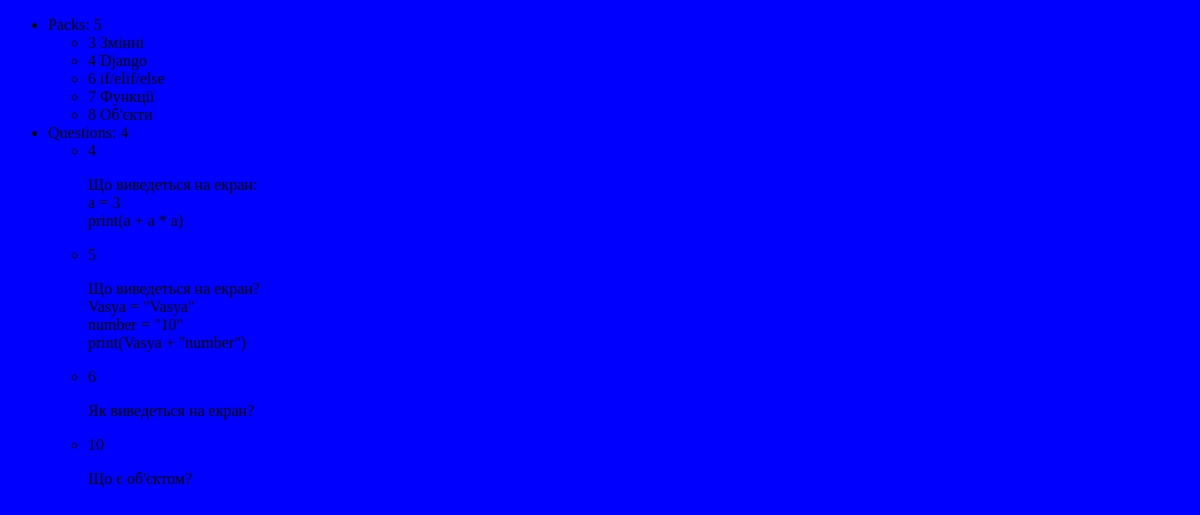
Before: /catalog/ with the older database file.
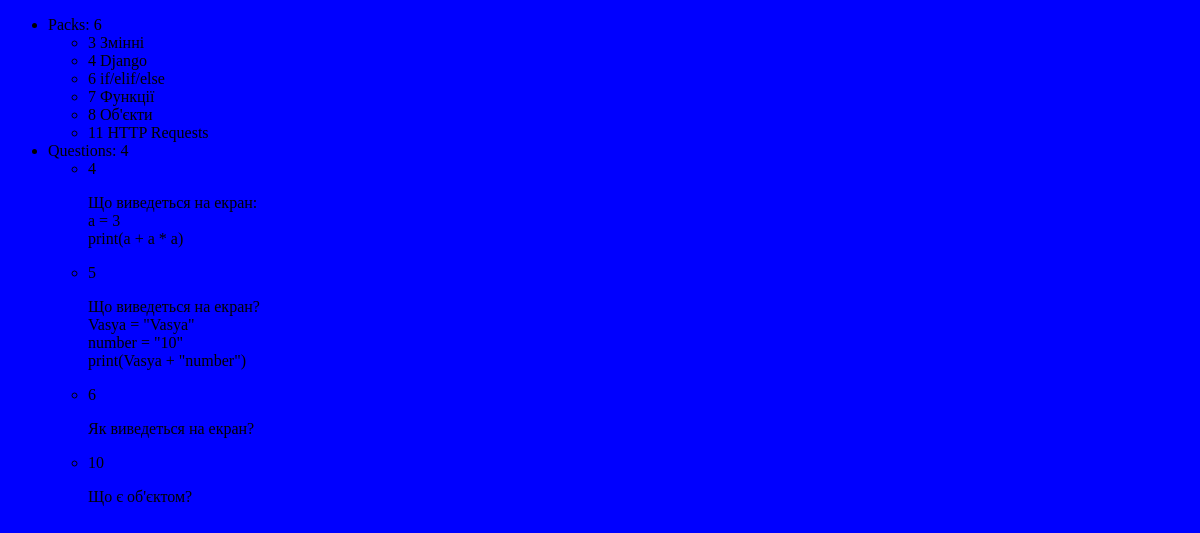
After: the same page with the newer database file.
### catalog/models.py (models this page shows, shortened)
class Pack(models.Model):
    name = models.CharField(max_length=50, default="PackName", help_text="Name of pack")
    reward = models.IntegerField(default=0, help_text="Reward in Paisons")
    difficulty = models.IntegerField(default=0, help_text="Difficult of pack")

class Question(models.Model):
    quest_pack = models.ForeignKey(Pack, default=0, on_delete=models.CASCADE)
    question = models.TextField(max_length=1000, default="Question", help_text="Question`s text")
    answers_json = models.CharField(max_length=300, default="answers", help_text="List of answers converted to json")
    index_of_correct = models.IntegerField(default=0, help_text="Index of correct answer")
    count_of_correct = models.IntegerField(default=0, help_text="Count of correct answers")
    count_of_incorrect = models.IntegerField(default=0, help_text="Count of incorrect answers")

### catalog/views.py (the view)
# urls.py: path("", views.index, name="index"),
def index(request):
    count_of_packs = Pack.objects.all().count()
    packs = Pack.objects.all()
    count_of_questions = Question.objects.all().count()
    questions = Question.objects.all()
    return render(request, "index.html",
                  context={"count_of_packs": count_of_packs,
                           "count_of_questions": count_of_questions,
                           "packs": packs,
                           "questions": questions})

### catalog/templates/index.html (shortened to what this page needs)
{% extends "base.html" %}
{% block link %}
{% load static %}
<link rel="stylesheet" href="{% static 'css/index.css' %}" style="text/css">
{% endblock %}
{% block content %}
<ul>
    <li>Packs: {{ count_of_packs }}
        <ul>
        {% for pack in packs %}
            <li>{{pack.id}}  {{pack.name}}</li>
        {% endfor %}
        </ul>
    </li>
    <li>Questions: {{ count_of_questions }}
        <ul>
            {% for question in questions %}
                <li>{{question.id}}  {{question.question|linebreaks}}</li>
            {% endfor %}
        </ul>
    </li>
</ul>
{% endblock %}

Changed rows visible on the page:
added Pack: id "11", name "HTTP Requests"
Other visible differences:
{{ count_of_packs }}: "5" → "6"
